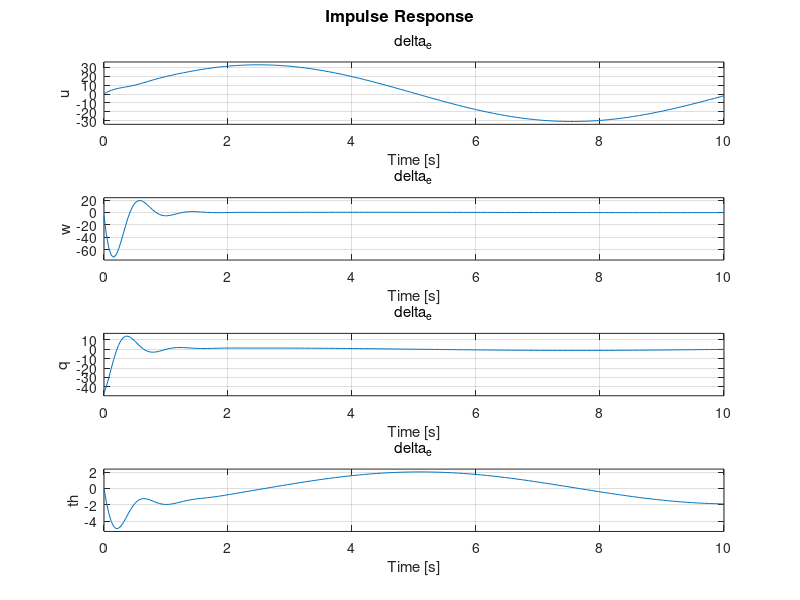
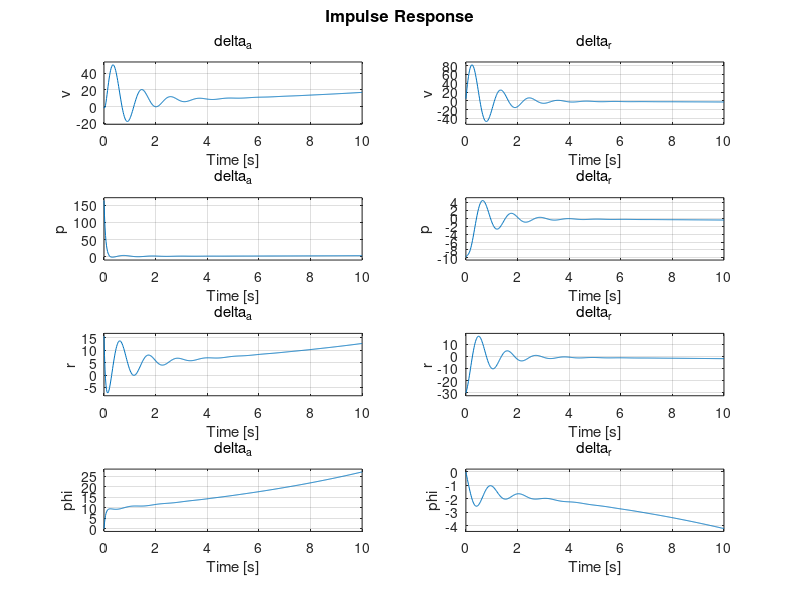

These figures' MATLAB source, in order:
clear all; close all; clc;

% see avl_outputs/state_space_matrix

% Longitudinal dynamics
% x_lon = [u, w, q, theta]^T=
% x_lon_dot = A_lon * x_lon + B_lon * delta_e;

A_lon = [-0.0056  0.4887 -0.9705 -9.8100
         -0.7699 -3.2958 20.0172  0.0
          0.1293 -2.7615 -2.9048  0.0
               0  0.0000  1.0000  0.0];

B_lon = [ 0.2638E-02
         -0.9143E-01
         -0.8113
          0.0000] * 180 / pi; % delta_e is defined in AVL as degrees
% Note that delta_T is not yet included here!
     
lon_sys = ss(A_lon, B_lon, eye(4),0,...
    'StateName',{'u','w','q','th'},...
    'OutputName',{'u','w','q','th'},...
    'InputName',{'delta_e'});

% Lateral dynamics
% x_lat = [v, p, r, phi]^T=
% x_lat_dot = A_lat * x_lat + B_lat * [delta_a
%                                      delta_r];

A_lat = [-0.2484    1.1028  -20.7073    9.8100
         -0.7526  -16.6670    4.8338    0.0000
          1.3694   -2.6875   -1.1071    0.0000
          0.0000    1.0000    0.0000    0.0000];

B_lat = [-0.8295E-02    0.8197E-01
          2.868        -0.1713
          0.2725       -0.5258
          0.0000        0.0000] * 180 / pi; % delta_e is defined in AVL as degrees
      
lat_sys = ss(A_lat, B_lat, eye(4),0,...
    'StateName',{'v','p','r','phi'},...
    'OutputName',{'v','p','r','phi'},...
    'InputName',{'delta_a','delta_r'});

% Plot impulse responses
figure
impulse(lon_sys,10)
figure
impulse(lat_sys,10)
